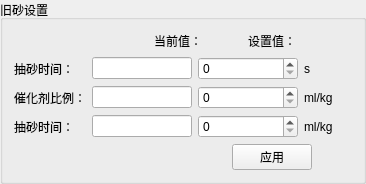
        <widget class="QGroupBox" name="groupBox_5">
         <property name="title">
          <string>旧砂设置</string>
         </property>
         <layout class="QGridLayout" name="gridLayout_3">
          <item row="0" column="0">
           <layout class="QVBoxLayout" name="verticalLayout_13">
            <item>
             <layout class="QVBoxLayout" name="verticalLayout_12">
              <item>
               <layout class="QHBoxLayout" name="horizontalLayout_6">
                <item>
                 <spacer name="horizontalSpacer_13">
                  <property name="orientation">
                   <enum>Qt::Horizontal</enum>
                  </property>
                  <property name="sizeType">
                   <enum>QSizePolicy::Fixed</enum>
                  </property>
                  <property name="sizeHint" stdset="0">
                   <size>
                    <width>140</width>
                    <height>20</height>
                   </size>
                  </property>
                 </spacer>
                </item>
                <item>
                 <widget class="QLabel" name="label_43">
                  <property name="text">
                   <string>当前值：</string>
                  </property>
                 </widget>
                </item>
                <item>
                 <spacer name="horizontalSpacer_14">
                  <property name="orientation">
                   <enum>Qt::Horizontal</enum>
                  </property>
                  <property name="sizeType">
                   <enum>QSizePolicy::Fixed</enum>
                  </property>
                  <property name="sizeHint" stdset="0">
                   <size>
                    <width>40</width>
                    <height>20</height>
                   </size>
                  </property>
                 </spacer>
                </item>
                <item>
                 <widget class="QLabel" name="label_44">
                  <property name="text">
                   <string>设置值：</string>
                  </property>
                 </widget>
                </item>
                <item>
                 <spacer name="horizontalSpacer_15">
                  <property name="orientation">
                   <enum>Qt::Horizontal</enum>
                  </property>
                  <property name="sizeHint" stdset="0">
                   <size>
                    <width>40</width>
                    <height>20</height>
                   </size>
                  </property>
                 </spacer>
                </item>
               </layout>
              </item>
              <item>
               <layout class="QGridLayout" name="gridLayout_5">
                <item row="0" column="0">
                 <widget class="QLabel" name="label_45">
                  <property name="text">
                   <string>抽砂时间：</string>
                  </property>
                 </widget>
                </item>
                <item row="0" column="1">
                 <widget class="QLineEdit" name="lineEdit_17">
                  <property name="minimumSize">
                   <size>
                    <width>100</width>
                    <height>0</height>
                   </size>
                  </property>
                  <property name="maximumSize">
                   <size>
                    <width>100</width>
                    <height>16777215</height>
                   </size>
                  </property>
                 </widget>
                </item>
                <item row="0" column="2">
                 <widget class="QSpinBox" name="spinBox_17">
                  <property name="minimumSize">
                   <size>
                    <width>100</width>
                    <height>0</height>
                   </size>
                  </property>
                  <property name="maximumSize">
                   <size>
                    <width>100</width>
                    <height>16777215</height>
                   </size>
                  </property>
                 </widget>
                </item>
                <item row="0" column="3">
                 <widget class="QLabel" name="label_46">
                  <property name="text">
                   <string>s</string>
                  </property>
                 </widget>
                </item>
                <item row="1" column="0">
                 <widget class="QLabel" name="label_47">
                  <property name="text">
                   <string>催化剂比例：</string>
                  </property>
                 </widget>
                </item>
                <item row="1" column="1">
                 <widget class="QLineEdit" name="lineEdit_18">
                  <property name="minimumSize">
                   <size>
                    <width>100</width>
                    <height>0</height>
                   </size>
                  </property>
                  <property name="maximumSize">
                   <size>
                    <width>100</width>
                    <height>16777215</height>
                   </size>
                  </property>
                 </widget>
                </item>
                <item row="1" column="2">
                 <widget class="QSpinBox" name="spinBox_18">
                  <property name="minimumSize">
                   <size>
                    <width>100</width>
                    <height>0</height>
                   </size>
                  </property>
                  <property name="maximumSize">
                   <size>
                    <width>100</width>
                    <height>16777215</height>
                   </size>
                  </property>
                 </widget>
                </item>
                <item row="1" column="3">
                 <widget class="QLabel" name="label_48">
                  <property name="text">
                   <string>ml/kg</string>
                  </property>
                 </widget>
                </item>
                <item row="2" column="0">
                 <widget class="QLabel" name="label_49">
                  <property name="text">
                   <string>抽砂时间：</string>
                  </property>
                 </widget>
                </item>
                <item row="2" column="1">
                 <widget class="QLineEdit" name="lineEdit_19">
                  <property name="minimumSize">
                   <size>
                    <width>100</width>
                    <height>0</height>
                   </size>
                  </property>
                  <property name="maximumSize">
                   <size>
                    <width>100</width>
                    <height>16777215</height>
                   </size>
                  </property>
                 </widget>
                </item>
                <item row="2" column="2">
                 <widget class="QSpinBox" name="spinBox_19">
                  <property name="minimumSize">
                   <size>
                    <width>100</width>
                    <height>0</height>
                   </size>
                  </property>
                  <property name="maximumSize">
                   <size>
                    <width>100</width>
                    <height>16777215</height>
                   </size>
                  </property>
                 </widget>
                </item>
                <item row="2" column="3">
                 <widget class="QLabel" name="label_50">
                  <property name="text">
                   <string>ml/kg</string>
                  </property>
                 </widget>
                </item>
               </layout>
              </item>
             </layout>
            </item>
            <item>
             <layout class="QHBoxLayout" name="horizontalLayout_8">
              <item>
               <spacer name="horizontalSpacer_4">
                <property name="orientation">
                 <enum>Qt::Horizontal</enum>
                </property>
                <property name="sizeHint" stdset="0">
                 <size>
                  <width>218</width>
                  <height>20</height>
                 </size>
                </property>
               </spacer>
              </item>
              <item>
               <widget class="QPushButton" name="pushButton_5">
                <property name="text">
                 <string>应用</string>
                </property>
               </widget>
              </item>
              <item>
               <spacer name="horizontalSpacer_5">
                <property name="orientation">
                 <enum>Qt::Horizontal</enum>
                </property>
                <property name="sizeHint" stdset="0">
                 <size>
                  <width>40</width>
                  <height>20</height>
                 </size>
                </property>
               </spacer>
              </item>
             </layout>
            </item>
           </layout>
          </item>
         </layout>
        </widget>
